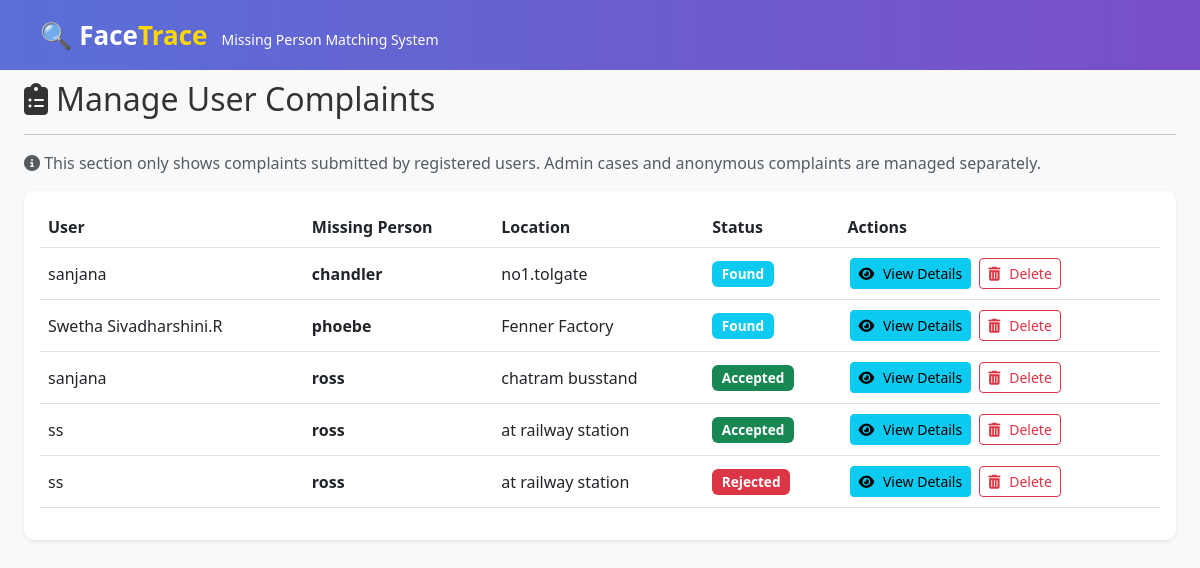
/admin/complaints_admin (signed in), run on the app's committed database.
### tables this page shows
CREATE TABLE complaints (
                id INTEGER PRIMARY KEY AUTOINCREMENT,
                user_id INTEGER NOT NULL,
                name TEXT NOT NULL,
                age INTEGER,
                gender TEXT,
                photo TEXT,
                description TEXT,
                marks TEXT,
                location TEXT,
                date DATE,
                status TEXT DEFAULT 'pending',
                reporter_name TEXT,
                relationship TEXT,
                phone TEXT,
                email TEXT,
                address TEXT,
                created_at TIMESTAMP DEFAULT CURRENT_TIMESTAMP, admin_notes TEXT,
                FOREIGN KEY(user_id) REFERENCES users(id)
            );

CREATE TABLE users (
                id INTEGER PRIMARY KEY AUTOINCREMENT,
                name TEXT NOT NULL,
                email TEXT UNIQUE NOT NULL,
                password TEXT NOT NULL,
                phone TEXT,
                created_at TIMESTAMP DEFAULT CURRENT_TIMESTAMP
            );

### app.py (the view)
@app.route('/admin/complaints_admin')
@login_required
@admin_required
def complaints_admin():
    with get_db() as conn:
        complaints = conn.execute('''
            SELECT complaints.*, users.name as user_name
            FROM complaints
            LEFT JOIN users ON complaints.user_id = users.id
            ORDER BY id DESC
        ''').fetchall()
        complaints_list = []
        for complaint in complaints:
            complaint_dict = dict(complaint)
            if complaint_dict.get('created_at'):
                try:
                    if isinstance(complaint_dict['created_at'], str):
                        complaint_dict['created_at'] = datetime.strptime(complaint_dict['created_at'], '%Y-%m-%d %H:%M:%S')
                except:
                    pass
            complaints_list.append(complaint_dict)
    return render_template('admin/complaints_admin.html', complaints=complaints_list)

### app.py (called while the page is built)
def get_db():
    conn = sqlite3.connect('FaceTrace.db', timeout=30, check_same_thread=False)
    conn.row_factory = sqlite3.Row
    return conn

def login_required(f):
    @wraps(f)
    def decorated_function(*args, **kwargs):
        if 'user_id' not in session:
            flash('Please log in first.', 'warning')
            return redirect(url_for('login'))
        return f(*args, **kwargs)
    return decorated_function

def admin_required(f):
    @wraps(f)
    def decorated_function(*args, **kwargs):
        if session.get('role') != 'admin':
            flash('Access denied.', 'danger')
            return redirect(url_for('login'))
        return f(*args, **kwargs)
    return decorated_function

### templates/admin/complaints_admin.html (shortened to what this page needs)
{% extends "base.html" %}
{% block content %}
<h2><i class="fas fa-clipboard-list me-2"></i>Manage User Complaints</h2>
<hr>
<p class="text-muted mb-3"><i class="fas fa-info-circle"></i> This section only shows complaints submitted by registered users. Admin cases and anonymous complaints are managed separately.</p>
<div class="card shadow-sm">
<div class="card-body">
<div class="table-responsive">
<table class="table">
<thead>
<tr>
<th>User</th>
<th>Missing Person</th>
<th>Location</th>
<th>Status</th>
<th>Actions</th>
</tr>
</thead>
<tbody>
{% if complaints %}
{% for complaint in complaints %}
{% if complaint.user_name and complaint.user_name != 'Anonymous' and complaint.user_id != 0 %}
<tr>
<td>{{ complaint.user_name }}</td>
<td><strong>{{ complaint.name }}</strong></td>
<td>{{ complaint.location }}</td>
<td>
{% if complaint.status == 'pending' %}
<span class="badge bg-warning text-dark">Pending Review</span>
{% elif complaint.status == 'accepted' %}
<span class="badge bg-success">Accepted</span>
{% elif complaint.status == 'rejected' %}
<span class="badge bg-danger">Rejected</span>
{% elif complaint.status == 'found' %}
<span class="badge bg-info">Found</span>
{% endif %}
</td>
<td>
<button class="btn btn-sm btn-info"
data-bs-toggle="modal"
data-bs-target="#complaintModal{{ complaint.id }}">
<i class="fas fa-eye"></i> View Details
</button>
<button class="btn btn-sm btn-outline-danger"
onclick="deleteComplaint({{ complaint.id }}, '{{ complaint.name }}')">
<i class="fas fa-trash-alt"></i> Delete
</button>
</td>
</tr>
<div class="modal fade"
id="complaintModal{{ complaint.id }}"
tabindex="-1">
{% endif %}
{% endfor %}
{% endif %}
</tbody>
</table>
</div>
</div>
</div>
</div>
{% endblock %}

### templates/base.html (shortened to what this page needs)
<!DOCTYPE html>
<html lang="en">
<head>
    <link href="https://cdn.jsdelivr.net/npm/bootstrap@5.3.0/dist/css/bootstrap.min.css" rel="stylesheet">
    <link rel="stylesheet" href="https://cdnjs.cloudflare.com/ajax/libs/font-awesome/6.4.0/css/all.min.css">
    <link rel="stylesheet" href="{{ url_for('static', filename='css/style.css') }}">
</head>
<div class="navbar">
    <div class="nav-left">
        <span class="logo">🔍 Face<span class="iq">Trace</span></span>
        <span class="tagline">Missing Person Matching System</span>
    </div>
</div>
<body>
            <div class="container-fluid px-4">
                {% block content %}{% endblock %}
</body>
</html>

### static/css/style.css (style rules this page uses)
:root { --primary: #667eea; --secondary: #764ba2; --success: #28a745; --warning: #fd7e14; --danger: #dc3545; }
body { font-family: 'Segoe UI', Tahoma, Geneva, Verdana, sans-serif; background-color: #f8f9fa; color: #333; }
.card { border: none; border-radius: 12px; box-shadow: 0 4px 15px rgba(0,0,0,0.08); margin-bottom: 20px; }
.navbar { position: fixed; top: 0; left: 0px; width: 100%; height: 70px; display: flex; justify-content: space-between; align-items: center; padding: 0 40px; background: linear-gradient(90deg,#5a6fd8,#7a4ec7); color: white; z-index: 1000; }
.logo { font-size: 26px; font-weight: bold; }
.iq { color: gold; }
.tagline { margin-left: 10px; font-size: 14px; }
body { padding-top: 80px; }

### templates/admin/complaints_admin.html (style rules this page uses)
.card { border-radius: 10px; box-shadow: 0 2px 4px rgba(0,0,0,0.1); margin-bottom: 1rem; }
.btn-sm { margin: 2px; }
.table td, .table th { vertical-align: middle; }
.badge { font-size: 0.85rem; padding: 0.4rem 0.6rem; }
.btn i { margin-right: 5px; }
.btn-outline-danger { border: 1px solid #dc3545; color: #dc3545; }

### data on the page
complaints: user_name "sanjana", name "chandler", location "no1.tolgate", status "Found"
complaints: user_name "Swetha Sivadharshini.R", name "phoebe", location "Fenner Factory", status "Found"
complaints: user_name "sanjana", name "ross", location "chatram busstand", status "Accepted"
complaints: user_name "ss", name "ross", location "at railway station", status "Accepted"
complaints: user_name "ss", name "ross", location "at railway station", status "Rejected"
